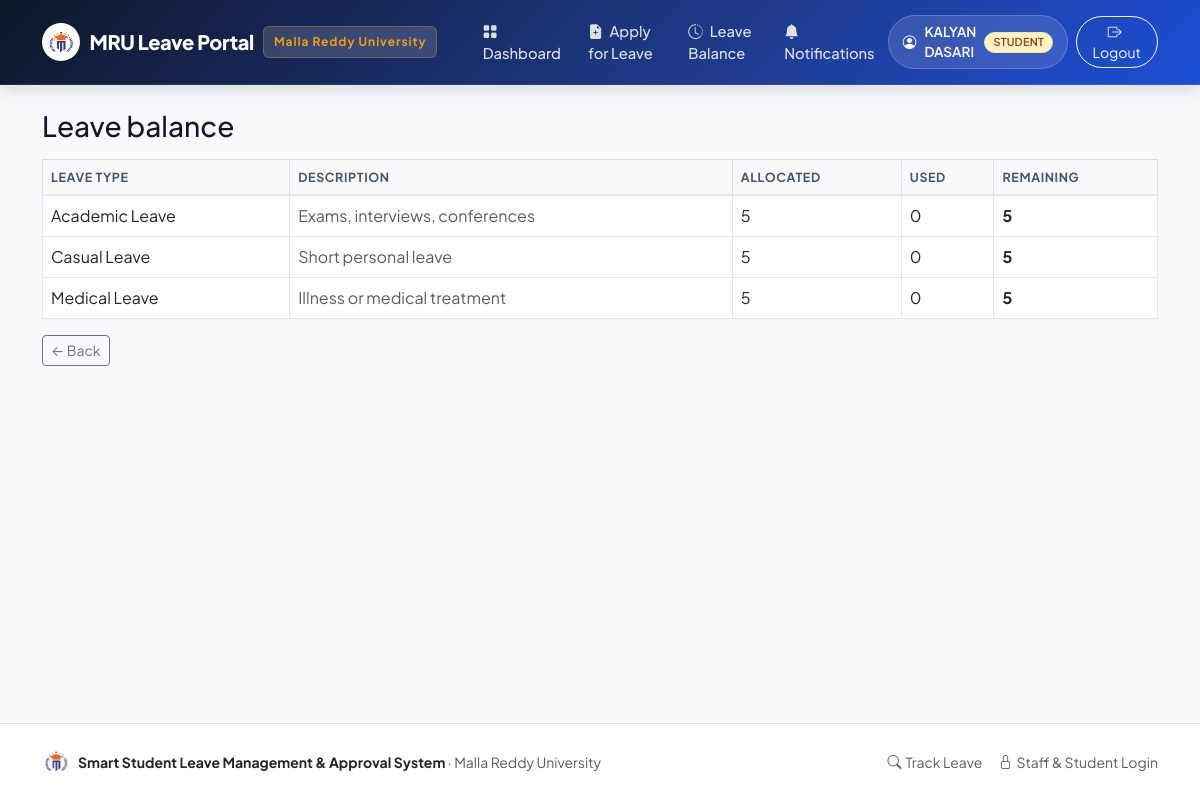
/student/balances (signed in), run on the app's committed database.
### tables this page shows
CREATE TABLE users (
    id INTEGER PRIMARY KEY AUTOINCREMENT,
    name TEXT NOT NULL,
    roll_no TEXT,
    email TEXT NOT NULL COLLATE NOCASE UNIQUE,
    password_hash TEXT NOT NULL,
    role TEXT NOT NULL CHECK (role IN ('student', 'faculty', 'hod', 'admin')),
    department_id INTEGER REFERENCES departments(id),
    branch_id INTEGER REFERENCES branches(id),
    active INTEGER NOT NULL DEFAULT 1,
    created_at TEXT NOT NULL
);

CREATE TABLE leave_balances (
    id INTEGER PRIMARY KEY AUTOINCREMENT,
    student_id INTEGER NOT NULL REFERENCES users(id),
    leave_type_id INTEGER NOT NULL REFERENCES leave_types(id),
    academic_year TEXT NOT NULL,
    allocated INTEGER NOT NULL DEFAULT 0,
    used INTEGER NOT NULL DEFAULT 0,
    remaining INTEGER NOT NULL DEFAULT 0,
    UNIQUE (student_id, leave_type_id, academic_year)
);

CREATE TABLE leave_types (
    id INTEGER PRIMARY KEY AUTOINCREMENT,
    name TEXT NOT NULL UNIQUE,
    description TEXT NOT NULL DEFAULT '',
    max_days INTEGER NOT NULL DEFAULT 10,
    requires_document INTEGER NOT NULL DEFAULT 0,
    hod_required INTEGER NOT NULL DEFAULT 0,
    active INTEGER NOT NULL DEFAULT 1
);

### leave_management/student.py (the view)
@bp.route("/balances")
@roles_required("student")
def balances():
    _ensure_student_balances(g.user["id"])
    rows = query(
        """SELECT b.*, t.name AS leave_type_name, t.description
           FROM leave_balances b JOIN leave_types t ON t.id = b.leave_type_id
           WHERE b.student_id = ? ORDER BY t.name""",
        (g.user["id"],),
    )
    return render_template("student/balances.html", balances=rows, year=academic_year(date.today()))

### leave_management/db.py (called while the page is built)
def get_db() -> sqlite3.Connection:
    if "db" not in g:
        g.db = sqlite3.connect(current_app.config["DATABASE"])
        g.db.row_factory = sqlite3.Row
        g.db.execute("PRAGMA foreign_keys = ON")
    return g.db

def query(sql: str, args=(), one: bool = False):
    cur = get_db().execute(sql, args)
    rows = cur.fetchall()
    cur.close()
    if one:
        return rows[0] if rows else None
    return rows

### leave_management/notify.py (called while the page is built)
def unread_count(user_id) -> int:
    row = query(
        "SELECT COUNT(*) AS n FROM notifications WHERE recipient_id = ? AND is_read = 0 AND channel = 'in_app'",
        (user_id,),
        one=True,
    )
    return row["n"] if row else 0

### leave_management/security.py (called while the page is built)
def load_user():
    user_id = session.get("user_id")
    g.user = None
    if user_id:
        g.user = query(
            """SELECT u.*, d.name AS department_name, b.name AS branch_name
               FROM users u
               LEFT JOIN departments d ON d.id = u.department_id
               LEFT JOIN branches b ON b.id = u.branch_id
               WHERE u.id = ? AND u.active = 1""",
            (user_id,),
            one=True,
        )
        if g.user is None:
            session.pop("user_id", None)

def roles_required(*roles):
    def decorator(view):
        @wraps(view)
        def wrapper(*args, **kwargs):
            if g.user is None:
                flash("Please sign in to continue.", "warning")
                return redirect(url_for("auth.login", next=request.path))
            if g.user["role"] not in roles:
                abort(403)
            return view(*args, **kwargs)
        return wrapper
    return decorator

### leave_management/student.py (called while the page is built)
def _ensure_student_balances(student_id):
    year = academic_year(date.today())
    active_types = query("SELECT id FROM leave_types WHERE active = 1")
    for lt in active_types:
        row = query(
            "SELECT id FROM leave_balances WHERE student_id = ? AND leave_type_id = ? AND academic_year = ?",
            (student_id, lt["id"], year),
            one=True,
        )
        if not row:
            execute(
                """INSERT INTO leave_balances (student_id, leave_type_id, academic_year, allocated, used, remaining)
                   VALUES (?, ?, ?, 5, 0, 5)""",
                (student_id, lt["id"], year),
            )

### leave_management/validators.py (called while the page is built)
def academic_year(day: date) -> str:
    if day.month >= 7:
        return f"{day.year}-{str(day.year + 1)[2:]}"
    return f"{day.year - 1}-{str(day.year)[2:]}"

### templates/student/balances.html (shortened to what this page needs)
{% extends "base.html" %}
{% block content %}
<h3 class="mb-3">Leave balance</h3>
{% if not balances %}
<div class="alert alert-light border text-center py-5 text-muted">No leave balances have been allocated yet. Contact your administrator.</div>
{% else %}
<div class="table-responsive">
  <table class="table table-bordered align-middle">
    <thead class="table-light">
      <tr><th>Leave type</th><th>Description</th><th>Allocated</th><th>Used</th><th>Remaining</th></tr>
    </thead>
    <tbody>
      {% for b in balances %}
      <tr>
        <td>{{ b.leave_type_name }}</td>
        <td class="text-muted">{{ b.description or '-' }}</td>
        <td>{{ b.allocated }}</td>
        <td>{{ b.used }}</td>
        <td><strong class="{{ 'text-danger' if b.remaining <= 0 else '' }}">{{ b.remaining }}</strong></td>
      </tr>
      {% endfor %}
    </tbody>
  </table>
</div>
{% endif %}
<a href="{{ url_for('student.dashboard') }}" class="btn btn-outline-secondary btn-sm">&larr; Back</a>
{% endblock %}

### templates/base.html (shortened to what this page needs)
<!DOCTYPE html>
<html lang="en">
<head>
  <link href="https://cdn.jsdelivr.net/npm/bootstrap@5.3.0/dist/css/bootstrap.min.css" rel="stylesheet">
  <link href="https://cdn.jsdelivr.net/npm/bootstrap-icons@1.11.3/font/bootstrap-icons.min.css" rel="stylesheet">
  <link href="{{ url_for('static', filename='styles.css') }}" rel="stylesheet">
</head>
<body>
<nav class="navbar navbar-expand-lg mru-navbar no-print">
  <div class="container">
    <a class="navbar-brand mru-brand-title" href="{{ url_for('main.dashboard') }}">
      <img src="{{ url_for('static', filename='images/mru-logo.png') }}" alt="MRU Logo" class="bg-white rounded-circle p-1 shadow-sm" style="height: 38px; width: 38px; object-fit: contain;">
      <span>MRU Leave Portal</span>
      <span class="mru-brand-badge d-none d-sm-inline-block">Malla Reddy University</span>
    </a>
    <div class="collapse navbar-collapse" id="nav">
      <ul class="navbar-nav me-auto ps-lg-3">
        {% if current_user %}
          {% if current_user.role == 'student' %}
            <li class="nav-item"><a class="nav-link" href="{{ url_for('student.dashboard') }}"><i class="bi bi-grid-fill me-1"></i> Dashboard</a></li>
            <li class="nav-item"><a class="nav-link" href="{{ url_for('student.new_request') }}"><i class="bi bi-file-earmark-plus-fill me-1"></i> Apply for Leave</a></li>
            <li class="nav-item"><a class="nav-link" href="{{ url_for('student.balances') }}"><i class="bi bi-clock-history me-1"></i> Leave Balance</a></li>
          {% elif current_user.role in ('faculty', 'hod') %}
            <li class="nav-item"><a class="nav-link" href="{{ url_for('review.dashboard') }}"><i class="bi bi-clipboard-check-fill me-1"></i> Review Queue</a></li>
          {% endif %}
          <li class="nav-item">
            <a class="nav-link" href="{{ url_for('main.notifications') }}">
              <i class="bi bi-bell-fill me-1"></i> Notifications
            </a>
          </li>
        {% else %}
          <li class="nav-item"><a class="nav-link" href="{{ url_for('main.dashboard') }}"><i class="bi bi-house-door-fill me-1"></i> Home</a></li>
          <li class="nav-item"><a class="nav-link" href="{{ url_for('main.track') }}"><i class="bi bi-search me-1"></i> Track Leave</a></li>
        {% endif %}
      </ul>
      <ul class="navbar-nav align-items-lg-center gap-2">
        {% if current_user %}
          <li class="nav-item">
            <div class="user-pill">
              <i class="bi bi-person-circle"></i>
              <span>{{ current_user.name }}</span>
              <span class="badge bg-warning text-dark text-uppercase py-1 px-2" style="font-size: 0.68rem;">{{ current_user.role }}</span>
            </div>
          </li>
          <li class="nav-item">
            <form method="post" action="{{ url_for('auth.logout') }}" class="d-inline">
              <button class="btn btn-outline-light btn-sm px-3 rounded-pill">
                <i class="bi bi-box-arrow-right me-1"></i> Logout
              </button>
            </form>
          </li>
        {% endif %}
      </ul>
    </div>
  </div>
</nav>
<main class="container py-4">
  {% block content %}{% endblock %}
</main>
<footer class="mt-auto py-4 bg-white border-top text-muted small no-print">
  <div class="container d-flex flex-column flex-md-row justify-content-between align-items-center gap-3">
    <div class="d-flex align-items-center gap-2">
      <img src="{{ url_for('static', filename='images/mru-logo.png') }}" alt="MRU Logo" style="height: 28px; width: 28px; object-fit: contain;">
      <span><strong class="text-dark">Smart Student Leave Management &amp; Approval System</strong> &middot; Malla Reddy University</span>
    </div>
    <div class="d-flex gap-3">
      <a href="{{ url_for('main.track') }}" class="text-decoration-none text-muted"><i class="bi bi-search me-1"></i>Track Leave</a>
      <a href="{{ url_for('auth.login') }}" class="text-decoration-none text-muted"><i class="bi bi-lock me-1"></i>Staff &amp; Student Login</a>
    </div>
  </div>
</footer>
</body>
</html>

### static/styles.css (style rules this page uses)
:root { --primary: #1e40af; --primary-dark: #1e3a8a; --primary-light: #3b82f6; --primary-soft: #eff6ff; --primary-gradient: linear-gradient(135deg, #1e3a8a 0%, #2563eb 50%, #3b82f6 100%); --hero-gradient: linear-gradient(135deg, #0f172a 0%, #1e3a8a 60%, #1d4ed8 100%); --accent-gold: #f59e0b; --accent-gold-soft: #fef3c7; --success: #10b981; --warning: #f59e0b; --danger: #ef4444; --info: #06b6d4; --slate-50: #f8fafc; --slate-100: #f1f5f9; --slate-200: #e2e8f0; --slate-300: #cbd5e1; --slate-600: #475569; --slate-700: #334155; --slate-900: #0f172a; --shadow-sm: 0 1px 3px rgba(0, 0, 0, 0.06), 0 1px 2px rgba(0, 0, 0, 0.04); --shadow-md: 0 4px 6px -1px rgba(0, 0, 0, 0.07), 0 2px 4px -2px rgba(0, 0, 0, 0.05); --shadow-lg: 0 10px 25px -3px rgba(15, 23, 42, 0.08), 0 4px 10px -4px rgba(15, 23, 42, 0.04); --shadow-xl: 0 20px 30px -5px rgba(15, 23, 42, 0.12), 0 8px 12px -6px rgba(15, 23, 42, 0.06); --radius-sm: 0.375rem; --radius-md: 0.75rem; --radius-lg: 1rem; --radius-xl: 1.5rem; }
body { font-family: 'Plus Jakarta Sans', 'Inter', -apple-system, BlinkMacSystemFont, "Segoe UI", Roboto, sans-serif; background-color: var(--slate-50); color: var(--slate-900); min-height: 100vh; display: flex; flex-direction: column; -webkit-font-smoothing: antialiased; }
main { flex: 1 0 auto; }
.mru-navbar { background: var(--hero-gradient) !important; box-shadow: 0 4px 20px rgba(15, 23, 42, 0.15); border-bottom: 1px solid rgba(255, 255, 255, 0.1); padding: 0.75rem 0; }
.mru-brand-title { font-weight: 800; letter-spacing: -0.02em; font-size: 1.25rem; color: #ffffff !important; display: flex; align-items: center; gap: 0.6rem; }
.mru-brand-badge { background: rgba(255, 255, 255, 0.15); backdrop-filter: blur(8px); padding: 0.35rem 0.6rem; border-radius: var(--radius-sm); font-size: 0.75rem; font-weight: 700; letter-spacing: 0.08em; color: var(--accent-gold); border: 1px solid rgba(245, 158, 11, 0.3); }
.nav-link { font-weight: 500; font-size: 0.92rem; color: rgba(255, 255, 255, 0.85) !important; padding: 0.5rem 0.85rem !important; border-radius: 0.5rem; transition: all 0.2s ease; }
.user-pill { background: rgba(255, 255, 255, 0.12); border: 1px solid rgba(255, 255, 255, 0.2); padding: 0.35rem 0.85rem; border-radius: 9999px; color: #ffffff; font-size: 0.85rem; font-weight: 600; display: flex; align-items: center; gap: 0.5rem; }
.badge { font-weight: 600; letter-spacing: 0.02em; padding: 0.4rem 0.75rem; border-radius: 9999px; font-size: 0.78rem; }
.badge.bg-warning, .badge-pending { background-color: #fef3c7 !important; color: #92400e !important; border: 1px solid #fde68a; }
.table { border-color: var(--slate-200); }
.table thead th { background-color: var(--slate-50); color: var(--slate-600); font-size: 0.78rem; font-weight: 700; text-transform: uppercase; letter-spacing: 0.05em; border-bottom: 2px solid var(--slate-200); }

### data on the page
users: name "KALYAN DASARI", role "STUDENT"
leave_balances: leave_type_name "Academic Leave", description "Exams, interviews, conferences", allocated "5", used "0", remaining "5"
leave_balances: leave_type_name "Casual Leave", description "Short personal leave", allocated "5", used "0", remaining "5"
leave_balances: leave_type_name "Medical Leave", description "Illness or medical treatment", allocated "5", used "0", remaining "5"
